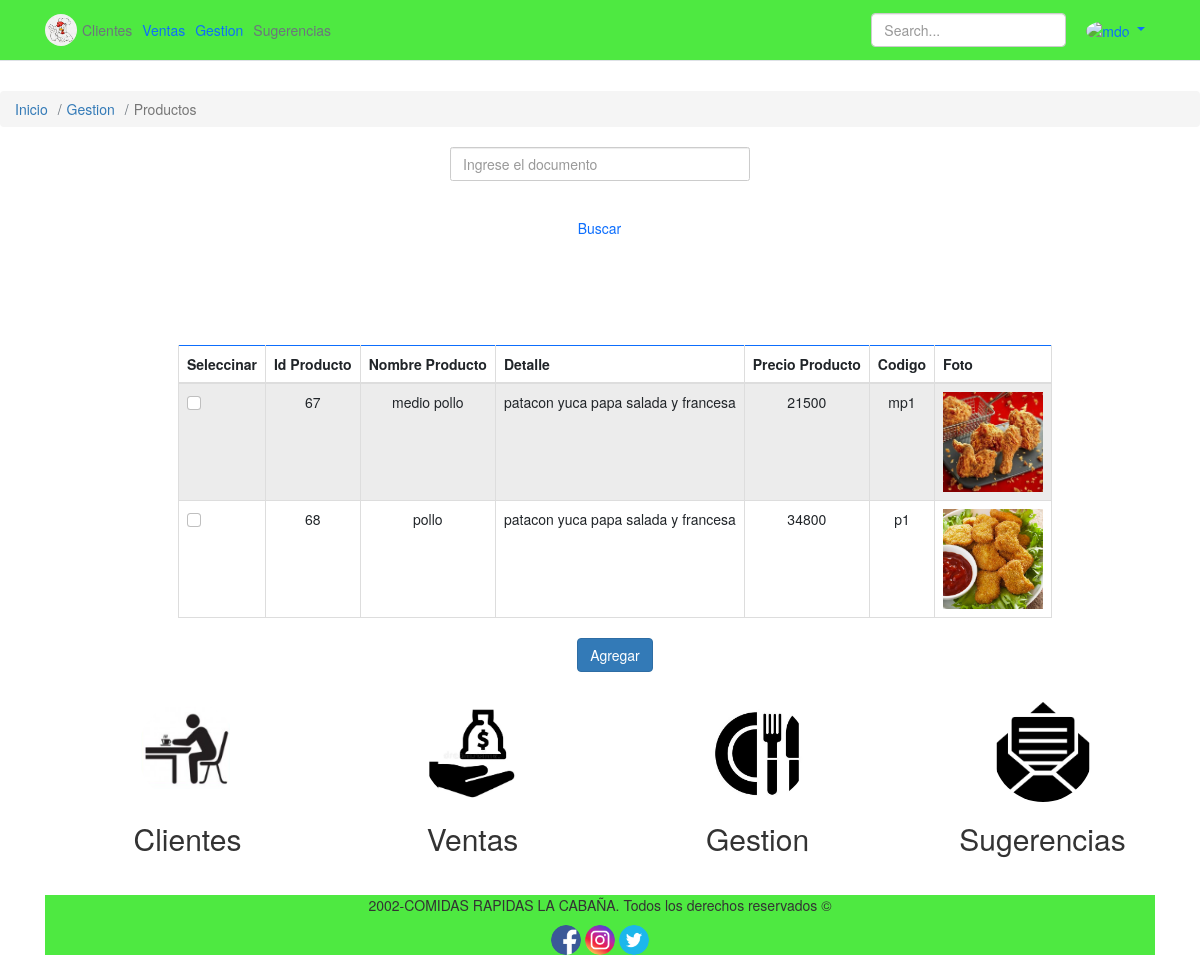
/view/administrador/gestion/productos_adm.php (signed in), run on the app's committed database.
### tables this page shows
CREATE TABLE `productos` (
  `idProducto` int(10) UNSIGNED NOT NULL,
  `nombre_pro` varchar(50) NOT NULL,
  `detalle` varchar(200) NOT NULL,
  `precio_pro` int(11) NOT NULL,
  `categorias_idcategoria` int(11) NOT NULL,
  `cod` varchar(10) NOT NULL,
  `img` text NOT NULL
);

### view/administrador/gestion/productos/tabla_prod.php (the view, shortened to what this page needs)
<div class="container">
    <div class="d-flex justify-content-center">
        <div class="row">
            <div class="col-md-12 table-responsive">
                <table class="table table-bordered border-primary table-striped " style="text-align:center">
                    <thead>
                        <tr>
                            <th scope="col">Seleccinar</th>
                            <th scope="col">Id Producto</th>
                            <th scope="col">Nombre Producto</th>
                            <th scope="col">Detalle</th>
                            <th scope="col">Precio Producto</th>
                            <th scope="col">Codigo</th>
                            <th scope="col">Foto</th>
                        </tr>
                    </thead>
                    <tbody>
                        <?php
                        include_once('../crud/conexion.php');
                        if (isset($_POST['btnbuscar'])) {
                            $buscar = $_POST['txtbuscar'];
                            $queryproductos = mysqli_query($conexion, "SELECT idProducto,nombre_pro,detalle,precio_pro FROM productos WHERE idProducto LIKE '" . $buscar . "%'");
                        } else {
                            $queryproductos = mysqli_query($conexion, "SELECT * FROM productos ORDER BY idProducto ASC");
                        }
                        while ($mostrar = mysqli_fetch_array($queryproductos)) {
                            echo "<tr>";
                            echo "<td><div class='form-check' >
            <input  class='form-check-input' type='checkbox' value='' data-doc-producto='" . $mostrar['idProducto'] . "' style='text-align:center' onchange='toggleButtons(this)'/>
            </div></td>";
                            echo "<td>";
                            echo $mostrar['idProducto'];
                            echo "</td>";
                            echo "<td>";
                            echo $mostrar['nombre_pro'];
                            echo "</td>";
                            echo "<td>";
                            echo $mostrar['detalle'];
                            echo "</td>";
                            echo "<td>";
                            echo $mostrar['precio_pro'];
                            echo "</td>";
                            echo "<td>";
                            echo $mostrar['cod'];
                            echo "</td>";
                            echo "<td>";
                            echo "<img src='../../public/img/productos/$mostrar[img]'style='width: 100px; height: 100px; object-fit: cover;' />";
                            echo "</td>";
                            echo "</tr>";
                        }
                        ?>
                    </tbody>
                </table>
            </div>
        </div>
    </div>
</div>
<div class="container">
    <div class="d-flex justify-content-around">
        <div class="row">
            <table class="table-responsive">
                <tr>
                    <td><a class="btn btn-primary" id="addButton" onclick="abrirform()">Agregar</a></td>
                </tr>
            </table>
        </div>
    </div>
</div>

### view/administrador/gestion/productos_adm.php (shortened to what this page needs)
<!DOCTYPE html>
<html>
  <head>
    <link rel="stylesheet" href="https://cdn.jsdelivr.net/npm/bootstrap@5.1.3/dist/css/bootstrap.min.css" >
    <link rel="stylesheet" href="../../public/css/bootstrap.css">
    <link rel="stylesheet" href="../../public/css/font-awesome.min.css">
    <link rel="stylesheet" href="../../public/css/sweetalert.css">
    <link rel="stylesheet" href="../../public/css/styles.css">
  </head>
  <body>
  <?php
  include '../include/header.php';
  ?>
  <nav aria-label="breadcrumb">
  <ol class="breadcrumb">
    <li class="breadcrumb-item"><a href="../index.php">Inicio</a></li>
    <li class="breadcrumb-item"><a href="../gestion.php">Gestion</a></li>
    <li class="breadcrumb-item active" aria-current="page">Productos</li>
  </ol>
</nav>
<form method="POST">
<div class="container">
<div class="mx-auto" style="width:300px">
<div class="input-group">
  <input type="search" class="form-control rounded" placeholder="Ingrese el documento" aria-label="Buscar" aria-describedby="search-addon" name="txtbuscar"/>
  <div class="d-flex justify-content-around">
  <button type="submit" class="btn btn-outline-primary my-5" name="btnbuscar">Buscar</button>
</div>
</div>
</div>
</form>
<br><br>
<?php
  include '../forms/form_prod.php';
  include '../gestion/productos/tabla_prod.php';
  include '../include/img_menu.php';
  include '../include/footer.php';
  ?>
    </body>
</html>

### view/administrador/include/header.php
<?php
echo "
<header class='py-3 mb-3 border-bottom' style='background-color: #31e621da'>
    <div class='container'>
      <div class='d-flex flex-wrap align-items-center justify-content-center justify-content-lg-start'>
        <a href='index.php' class='d-flex align-items-center mb-2 mb-lg-0 link-body-emphasis text-decoration-none'>
        <img src='/Proyecto/view/public/img/image.6.jfif' alt='mdo' width='32' height='32' class='rounded-circle'>
        </a>
        <ul class='nav col-12 col-lg-auto me-lg-auto mb-2 justify-content-center mb-md-0'>
          <li><a href='/Proyecto/view/administrador/clientes.php' class='nav-link px-2 link-secondary'>Clientes</a></li>
          <li><a href='/Proyecto/view/administrador/ventas.php' class='nav-link px-2 link-body-emphasis'>Ventas</a></li>
          <li><a href='/Proyecto/view/administrador/gestion.php' class='nav-link px-2 link-body-emphasis'>Gestion</a></li>
          <li><a href='/Proyecto/view/administrador/sugerencias.php' class='nav-link px-2 link-secondary'>Sugerencias</a></li>
        </ul>
        <form class='col-12 col-lg-auto mb-3 mb-lg-0 me-lg-3' role='search'>
          <input type='search' class='form-control' placeholder='Search...' aria-label='Search'>
        </form>
        <div class='d flex'>
          <a href='#' class='nav-link dropdown-toggle' data-bs-toggle='dropdown' aria-expanded='false'>
            <img src='https://github.com/mdo.png' alt='mdo' width='32' height='32' class='rounded-circle'>
          </a>
          <div class='dropdown-menu'>
            <a class='dropdown-item' href='#'>Perfil</a>
            <div class='dropdown-divider'></div>
            <a class='dropdown-item' href='/Proyecto/controller/usuario/cerrarSesion.php'>Cerrar sesion</a>
          </div>
        </div>
      </div>
    </div>
  </header>
  <div class='my-5'></div>";
  ?>

### view/administrador/include/img_menu.php
<?php
echo "
<div class='my-5'></div>
<div class='alinear' style='justify-content:space-around;text-align: center;'>
<div class='container'>
    <div class='row'>
        <div class='col-md-3'>
            <a href='/Proyecto/view/administrador/clientes.php'><img src='/Proyecto/view/public/img/cliente.png' alt='' class='rounded-circle'></a>
            <h2>Clientes</h2>
        </div>
        <div class='col-md-3'>
            <a href='/Proyecto/view/administrador/ventas.php'><img src='/Proyecto/view/public/img/ganancia.jpg' alt='' class='rounded-circle'></a>
            <h2>Ventas</h2>
        </div>
        <div class='col-md-3'>
            <a href='/Proyecto/view/administrador/gestion.php'><img src='/Proyecto/view/public/img/producto.jpg'alt='' class='rounded-circle'></a>
            <h2>Gestion</h2>
        </div>
        <div class='col-md-3'>
        <a href='/Proyecto/view/administrador/sugerencias.php'><img src='/Proyecto/view/public/img/utilidades/sugerencias.png' alt='' class='rounded-circle'></a>
        <h2>Sugerencias</h2>
    </div>
    </div>
</div>
</div>
<div class='my-5'></div>";
?>

### view/administrador/include/footer.php
<?php
echo "
<div class='redes'>
<footer class='footer-basic' style='text-align: center;background-color: #31e621da'>
    <p class='copyright'>2002-COMIDAS RAPIDAS LA CABAÑA. Todos los derechos reservados ©</p>
    <div class='social'>
        <a href='#'><img src='/Proyecto/view/public/img/facebook.png' alt='' class='rounded-circle'></a>
        <a href='#'><img src='/Proyecto/view/public/img/instagram.png' alt='' class='rounded-circle'></a>
        <a href='#'><img src='/Proyecto/view/public/img/twitter.png' alt='' class='rounded-circle'></a>
    </div>
</footer>
</div>";
?>

### view/public/css/styles.css (style rules this page uses)
.alinear img { width: 100px; height: 100px; transition: transform .3s ease-out; }
.redes img { width: 30px; height: 30px; transition: transform .3s ease-out; }

### data on the page
productos: idProducto "67", nombre_pro "medio pollo", detalle "patacon yuca papa salada y francesa", precio_pro "21500", cod "mp1", img (picture)
productos: idProducto "68", nombre_pro "pollo", detalle "patacon yuca papa salada y francesa", precio_pro "34800", cod "p1", img (picture)
